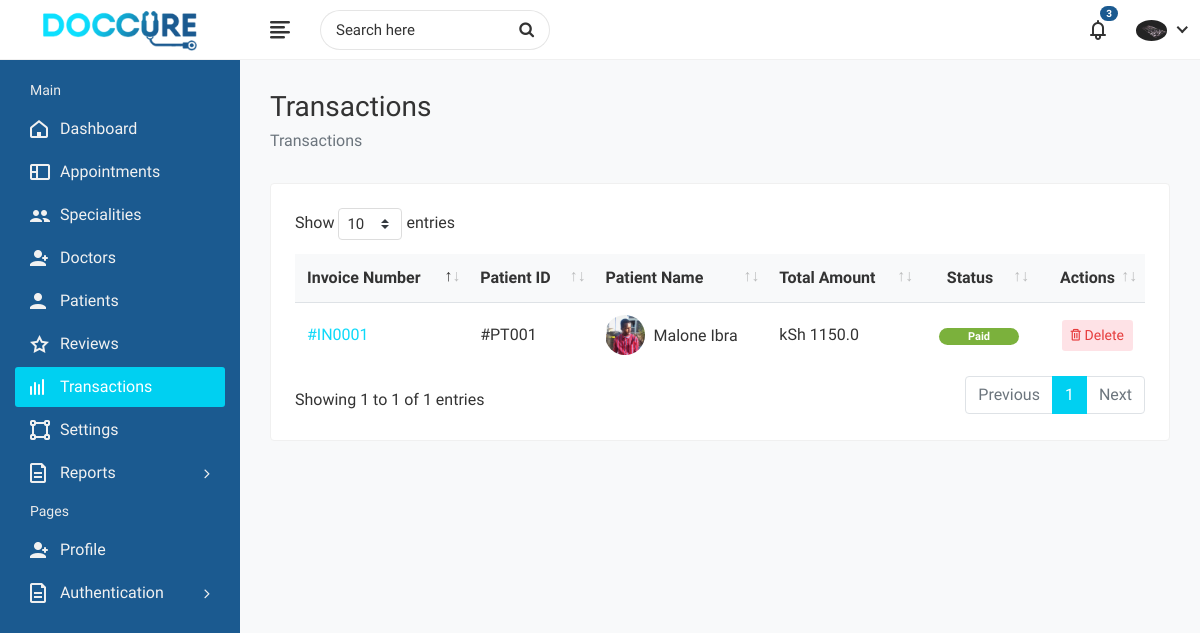
The page /administrators/transactions-list/ (signed in) on the database its author committed.
### administrators/models.py (models this page shows)
class Admin(models.Model):
	user = models.OneToOneField(User, on_delete=models.CASCADE)
	image = models.ImageField('Profile Image', upload_to='Image/Administrator',
		max_length=500, default='dummy.png')
	first_name = models.CharField('First Name', max_length=50)
	second_name =  models.CharField('Second Name', max_length=50)
	d_o_b = models.DateField('Date of Birth')
	phone_no = models.CharField('Phone Number', max_length=50)
	email = models.EmailField('Email', max_length=250)
	address_line = models.CharField('Address Line', max_length=200, blank=True)
	country = models.CharField('Country', max_length=100, blank=True)
	county = models.CharField('County', max_length=100, blank=True)
	town = models.CharField('Town', max_length=100, blank=True)\
	def __str__(self):
		return self.first_name+" "+self.second_name

### appointments/models.py (models this page shows, shortened)
class Invoice(models.Model):
	patient = models.ForeignKey(Patient, on_delete=models.CASCADE)
	doctor = models.ForeignKey(Doctor, on_delete=models.CASCADE)
	total_amount = models.FloatField('Total Amount', default=0.00)
	date_paid = models.DateTimeField('Paid On', auto_now_add=True)

class Patient(models.Model):
	user = models.OneToOneField(User, on_delete=models.CASCADE)
	image = models.ImageField('Profile Image', upload_to='Image/Patient/Profile/',
		max_length=500, default='dummy.png')
	first_name = models.CharField('First Name', max_length=50)
	second_name = models.CharField('Second Name', max_length=50)
	d_o_b = models.DateField('Date Of Birth')
	gender = models.CharField('Gender', max_length=10)
	email = models.CharField('Email', max_length=50)
	phone_no = models.CharField('Phone Number', max_length=20)
	blood_group = models.CharField('Blood Group', max_length=5)
	country = models.CharField('Country', max_length=50)
	county = models.CharField('County', max_length=50)
	town = models.CharField('Town', max_length=50)
	street_lane = models.CharField('Street/Lane', max_length=50)
	def __str__(self):
		return self.first_name +' '+self.second_name

### administrators/views.py (the view)
# urls.py: path('transactions-list/', views.transactions_list, name='transactions-list'),
@login_required(login_url='/login/')
@user_passes_test(check_admin, login_url='/login/')
@user_passes_test(check_settings, login_url='/administrators/profile/')
def transactions_list(request):
	profile = Admin.objects.get(user=request.user.id)
	invoices = Invoice.objects.all()
	return render(request, 'administrators/transactions-list.html', {'profile': profile, 'invoices': invoices})

### administrators/views.py (called while the page is built)
def check_admin(user):
	return user.is_superuser

def check_settings(user):
	profile = Admin.objects.filter(user=user.id)
	return profile.count()>=1

### administrators/templates/administrators/transactions-list.html (shortened to what this page needs)
{% extends "administrators/base.html" %}
{% load static %}
{% block css %}
	<link rel="stylesheet" href="{% static 'administrators/plugins/datatables/datatables.min.css' %}">
{% endblock %}
{% block sidenav %}
	<li>
		<a href="{% url 'admin-dashboard' %}"><i class="fe fe-home"></i> <span>Dashboard</span></a>
	</li>
	<li>
		<a href="{% url 'appointment-list' %}"><i class="fe fe-layout"></i> <span>Appointments</span></a>
	</li>
	<li>
		<a href="{% url 'specialities' %}"><i class="fe fe-users"></i> <span>Specialities</span></a>
	</li>
	<li>
		<a href="{% url 'doctor-list' %}"><i class="fe fe-user-plus"></i> <span>Doctors</span></a>
	</li>
	<li>
		<a href="{% url 'patient-list' %}"><i class="fe fe-user"></i> <span>Patients</span></a>
	</li>
	<li>
		<a href="{% url 'admin-reviews' %}"><i class="fe fe-star-o"></i> <span>Reviews</span></a>
	</li>
	<li class="active">
		<a href="{% url 'transactions-list' %}"><i class="fe fe-activity"></i> <span>Transactions</span></a>
	</li>
	<li>
		<a href="{% url 'settings' %}"><i class="fe fe-vector"></i> <span>Settings</span></a>
	</li>
	<li class="submenu">
		<a href="#"><i class="fe fe-document"></i> <span> Reports</span> <span class="menu-arrow"></span></a>
	</li>
	<li class="menu-title">
		<span>Pages</span>
	</li>
	<li>
		<a href="{% url 'profile' %}"><i class="fe fe-user-plus"></i> <span>Profile</span></a>
	</li>
	<li class="submenu">
		<a href="#"><i class="fe fe-document"></i> <span> Authentication </span> <span class="menu-arrow"></span></a>
	</li>
{% endblock %}
{% block breadcrumb %}Transactions{% endblock %}
{% block breadcrumb1 %}Transactions{% endblock %}
{% block content %}
	<div class="row">
		<div class="col-sm-12">
			<div class="card">
				<div class="card-body">
					<div class="table-responsive">
						<table class="datatable table table-hover table-center mb-0">
							<thead>
								<tr>
									<th>Invoice Number</th>
									<th>Patient ID</th>
									<th>Patient Name</th>
									<th>Total Amount</th>
									<th class="text-center">Status</th>
									<th class="text-right">Actions</th>
								</tr>
							</thead>
							<tbody>
							{% for invoice in invoices %}
								<tr>
									<td><a href="invoice.html">#IN000{{invoice.id}}</td>
									<td>#PT00{{invoice.patient.id}}</td>
									<td>
										<h2 class="table-avatar">
											<a href="profile.html" class="avatar avatar-sm mr-2"><img class="avatar-img rounded-circle" src="{{invoice.patient.image.url}}" alt="User Image"></a>
											<a href="profile.html">{{invoice.patient}}</a>
										</h2>
									</td>
									<td>kSh {{invoice.total_amount}}</td>
									<td class="text-center">
										<span class="badge badge-pill bg-success inv-badge">Paid</span>
									</td>
									<td class="text-right">
										<div class="actions">
											<a class="btn btn-sm bg-danger-light" data-toggle="modal" href="#delete_modal{{invoice.id}}">
												<i class="fe fe-trash"></i> Delete
											</a>
										</div>
									</td>
								</tr>
							{% endfor %}
							</tbody>
						</table>
					</div>
				</div>
			</div>
		</div>
	</div>
{% endblock %}

### administrators/templates/administrators/base.html (shortened to what this page needs)
<!DOCTYPE html>
<html lang="en">
	<head>
		{% load static %}
        <link rel="stylesheet" href="{% static 'administrators/css/bootstrap.min.css' %}">
        <link rel="stylesheet" href="{% static 'administrators/css/font-awesome.min.css' %}">
        <link rel="stylesheet" href="{% static 'administrators/css/feathericon.min.css' %}">
        <link rel="stylesheet" href="{% static 'administrators/css/style.css' %}">
        {% block css %}
		{% endblock %}
    </head>
    <body>
        <div class="main-wrapper">
            <div class="header">
                <div class="header-left">
                    <a href="{% url 'index' %}" class="logo">
						<img src="{% static 'administrators/img/logo.png' %}" alt="Logo">
					</a>
                </div>
				<a href="javascript:void(0);" id="toggle_btn">
					<i class="fe fe-text-align-left"></i>
				</a>
				<div class="top-nav-search">
					<form>
						<input type="text" class="form-control" placeholder="Search here">
						<button class="btn" type="submit"><i class="fa fa-search"></i></button>
					</form>
				</div>
				<ul class="nav user-menu">
					<li class="nav-item dropdown noti-dropdown">
						<a href="#" class="dropdown-toggle nav-link" data-toggle="dropdown">
							<i class="fe fe-bell"></i> <span class="badge badge-pill">3</span>
						</a>
					</li>
					<li class="nav-item dropdown has-arrow">
						<a href="#" class="dropdown-toggle nav-link" data-toggle="dropdown">
							<span class="user-img"><img class="rounded-circle" src="{{profile.image.url}}" width="31" alt="Ryan Taylor"></span>
						</a>
					</li>
				</ul>
            </div>
            <div class="sidebar" id="sidebar">
                <div class="sidebar-inner slimscroll">
					<div id="sidebar-menu" class="sidebar-menu">
						<ul>
							<li class="menu-title">
								<span>Main</span>
							</li>
							{% block sidenav %}
							{% endblock %}
						</ul>
					</div>
                </div>
            </div>
            <div class="page-wrapper">
                <div class="content container-fluid">
					<div class="page-header">
						<div class="row">
							<div class="col-sm-12">
								<h3 class="page-title">{% block breadcrumb %}{% endblock %}</h3>
								<ul class="breadcrumb">
									<li class="breadcrumb-item active">{% block breadcrumb1 %}{% endblock %}</li>
								</ul>
							</div>
						</div>
					</div>
					{% block content %}
					{% endblock %}
				</div>
			</div>
        </div>
    </body>
</html>

### rows shown on the page
Admin: image (picture)
Invoice: id "1", patient.id "1", patient.image (picture), patient "Malone Ibra", total_amount "1150.0"
